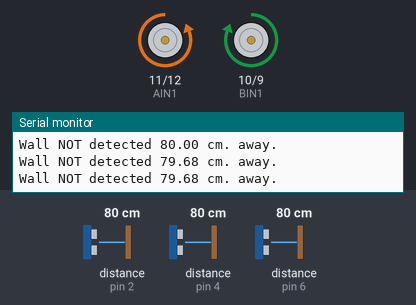
The sketch below on a simulated Arduino Uno, built with avr-gcc and run on an emulated ATmega328P. On the bench: motor-driver pin pairs drawn as motors (green arrow = first pin HIGH = forward, orange = second pin HIGH = backward, longer = more drive, scaled by the enable pin), the last lines printed to the serial monitor. Wiring (inferred from the names in the program): 3 × ultrasonic range finder: trigger pin 3, echo pin 2 / trigger pin 5, echo pin 4 / trigger pin 7, echo pin 6. Inputs (shaded band) come from the test bench; at power-on: distance to the obstacle (sensors on pin 2, pin 4, pin 6) 80 cm. The echo pulse lasts 58.3 µs per cm.

Above: at 0.4 s.
At 3.17 s:
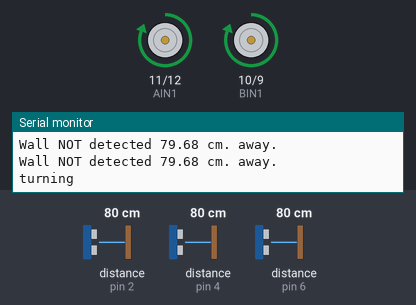
3.2 s: distance to the obstacle (sensor on pin 2) set to 2 cm
At 4.1 s:
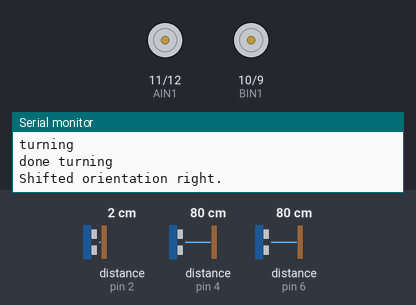
Timing chart, 0 to 14.6 s (numbered marks = the images above; inputs shaded):
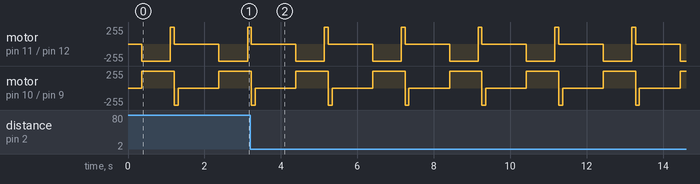

The sketch:

drive_code_improved.ino
```cpp
// PINS
//the right motor will be controlled by the motor A pins on the motor driver
const int PWMA = 13;  //speed control pin on the motor driver for the right motor
const int AIN2 = 12;  //control pin 2 on the motor driver for the right motor
const int AIN1 = 11;  //control pin 1 on the motor driver for the right motor

//the left motor will be controlled by the motor B pins on the motor driver
const int BIN1 = 10;  //control pin 1 on the motor driver for the left motor
const int BIN2 = 9;   //control pin 2 on the motor driver for the left motor
const int PWMB = 8;   //speed control pin on the motor driver for the left motor

const int TRIG_LEFT = 7;
const int ECHO_LEFT = 6;
float distanceLeft;

const int TRIG_FRONT = 5;
const int ECHO_FRONT = 4;
float distanceFront;

const int TRIG_RIGHT = 3;
const int ECHO_RIGHT = 2;
float distanceRight;

const int SWITCH = 1;

// WALLS
bool walls[] = {false, false, false};

// DIRECTIONS
int leftDirection = 0; // -1 for backward, 0 for stopped, 1 for forward
int rightDirection = 0; // -1 for backward, 0 for stopped, 1 for forward
enum Orientation {
  NORTH = 1,
  EAST,
  SOUTH,
  WEST
};
enum Orientation currentOrientation = NORTH;
enum Direction {
  FORWARD = 1,
  LEFT,
  BACKWARD,
  RIGHT,
};

// DISTANCES (Centimeters)
const int CELL_SIZE = 18; // centimeters
const double ROTATION_SIZE = 19.5; // TODO: Fine-tune this number to get it to rotate 90 degrees
const float WALL_DISTANCE_AWAY = 6.0f;
const double SPEED_SOUND = .0343;

// const double POWER_PERCENT = 1;
const double POWER_PERCENT = 0.51; // motors won't run at or below 50%
const double POWER = 255.0*POWER_PERCENT; // this number is 0 - 255, which represents 0% - 100% power
const double RPS = 2.5;
const double RPM = RPS*60.0;
const double SPEED = POWER_PERCENT*RPS; // rotations per second
const double WHEEL_DIAMETER = 6.5; // centimeters
const double WHEEL_CIRCUMFERENCE = PI*WHEEL_DIAMETER; //2*pi*radius = pi*diameter (centimeters)
const double CMPS = SPEED*WHEEL_CIRCUMFERENCE; // centimeters per second
const double SECONDS_PER_CENTIMETER = 1.0/CMPS; // seconds per centimeter

const double DRIVE_TIME_CONST = SECONDS_PER_CENTIMETER*CELL_SIZE*1000;
const double TURN_TIME_CONST = SECONDS_PER_CENTIMETER*ROTATION_SIZE*1000;

const int STOP_DELAY = 100;

// MAP
// TODO: Add map class
bool isAtFinish = false;

bool hasDoneStartThings = false;

void printData() {
  Serial.println("------------------------");
  Serial.print("CELL_SIZE:\t"); Serial.println(CELL_SIZE);
  Serial.print("POWER:\t"); Serial.println(POWER);
  Serial.print("POWER_PERCENT:\t"); Serial.println(POWER_PERCENT);
  Serial.print("RPM:\t"); Serial.println(RPM);
  Serial.print("RPS:\t"); Serial.println(RPS);
  Serial.print("SPEED:\t"); Serial.println(SPEED);
  Serial.print("WHEEL_DIAMETER:\t"); Serial.println(WHEEL_DIAMETER);
  Serial.print("WHEEL_CIRCUMFERENCE:\t"); Serial.println(WHEEL_CIRCUMFERENCE);
  Serial.print("CMPS:\t"); Serial.println(CMPS);
  Serial.print("SECONDS_PER_CENTIMETER:\t"); Serial.println(SECONDS_PER_CENTIMETER);
  Serial.print("DRIVE_TIME_CONST:\t"); Serial.println(DRIVE_TIME_CONST);
  Serial.print("TURN_TIME_CONST:\t"); Serial.println(TURN_TIME_CONST);
  Serial.println("------------------------");
}


/********************************************************************************/
float updateSensor(int TRIG, int ECHO) {
  // Use sensors to recieve a signal
  digitalWrite(TRIG, LOW);
  delayMicroseconds(2);
  digitalWrite(TRIG, HIGH);
  delayMicroseconds(10);
  digitalWrite(TRIG, LOW);

  float duration = pulseIn(ECHO, HIGH);
  return (duration*SPEED_SOUND)/2;
}

void updateAllSensors() {
  distanceLeft = updateSensor(TRIG_LEFT, ECHO_LEFT);
  distanceFront = updateSensor(TRIG_FRONT, ECHO_FRONT);
  distanceRight = updateSensor(TRIG_RIGHT, ECHO_RIGHT);
}

bool detectWall(float distance) {
  bool isWall = distance <= WALL_DISTANCE_AWAY;
  if (isWall) {
    Serial.print("Wall detected ");
  } else {
    Serial.print("Wall NOT detected ");
  }
  Serial.print(distance); Serial.println(" cm. away.");
  return isWall;
}

bool detectWall(int TRIG, int ECHO) {
  return detectWall(updateSensor(TRIG, ECHO));
}

void detectAllWalls() {
  updateAllSensors();
  walls[0] = detectWall(distanceLeft);
  walls[1] = detectWall(distanceFront);
  walls[2] = detectWall(distanceRight);
}

void senseMap() { // TODO: Fill in wall-updating map functions
  updateAllSensors();
  detectAllWalls();
  switch (currentOrientation) {
    case 1: // North
      // update west, north, and east walls
      if (walls[1]) {} // Left wall
      if (walls[2]) {} // Front wall
      if (walls[3]) {} // Right wall
      Serial.println("Facing North");
      break;
    case 2: // East
      // update north, east, and south walls
      if (walls[1]) {} // Left wall
      if (walls[2]) {} // Front wall
      if (walls[3]) {} // Right wall
      Serial.println("Facing East");
      break;
    case 3: // South
      // update west, south, and east walls
      if (walls[1]) {} // Left wall
      if (walls[2]) {} // Front wall
      if (walls[3]) {} // Right wall
      Serial.println("Facing South");
      break;
    case 4: // West
      // update south, west, and east walls
      if (walls[1]) {} // Left wall
      if (walls[2]) {} // Front wall
      if (walls[3]) {} // Right wall
      Serial.println("Facing West");
      break;
    default: // What-
      Serial.println("Where The Heck Are You Oriented");
  }
}

void printDistance(int number, float distance) {
  Serial.print("Distance");
  Serial.print(number);
  Serial.print(": ");
  Serial.print(distance);
  if (detectWall(distance)) {
    Serial.println(" (Too close!)");
  } else {
    Serial.println("");
  }
}

void printAllDistances() {
  Serial.println("------------------ New Loop -------------------");
  printDistance(1, distanceLeft);
  printDistance(2, distanceFront);
  printDistance(3, distanceRight);
}

void rightMotor(int motorPower){
  if (motorPower > 0) { // if the motor should drive forward (positive speed)
    digitalWrite(AIN1, HIGH);
    digitalWrite(AIN2, LOW);
    rightDirection = 1;
  } else if (motorPower < 0) { // if the motor should drive backward (negative speed)
    digitalWrite(AIN1, LOW);
    digitalWrite(AIN2, HIGH);
    rightDirection = -1;
  } else { // if the motor should stop
    // briefly move the motor in the opposite direction to prevent it from drifting after stopping
    if (rightDirection > 0) {
      rightMotor(-POWER/POWER_PERCENT);
    } else if (rightDirection < 0) {
      rightMotor(POWER/POWER_PERCENT);
    }
    delay(STOP_DELAY);
    digitalWrite(AIN1, LOW);
    digitalWrite(AIN2, LOW);
    rightDirection = 0;
  }
  analogWrite(PWMA, abs(motorPower)); // now that the motor direction is set, drive it
}

void leftMotor(int motorPower) { // function for driving the left motor
  if (motorPower > 0) { // if the motor should drive forward (positive speed)
    digitalWrite(BIN1, HIGH);
    digitalWrite(BIN2, LOW);
    leftDirection = 1;
  } else if (motorPower < 0) { // if the motor should drive backward (negative speed)
    digitalWrite(BIN1, LOW);
    digitalWrite(BIN2, HIGH);
    leftDirection = -1;
  } else { // if the motor should stop
    // briefly move the motor in the opposite direction to prevent it from drifting after stopping
    if (leftDirection > 0) {
      leftMotor(-POWER/POWER_PERCENT);
    } else if (leftDirection < 0) {
      leftMotor(POWER/POWER_PERCENT);
    }
    delay(STOP_DELAY);
    digitalWrite(BIN1, LOW);
    digitalWrite(BIN2, LOW);
    leftDirection = 0;
  }
  analogWrite(PWMB, abs(motorPower)); // now that the motor direction is set, drive it at the entered speed
}

void driveForward() {
  rightMotor(POWER);
  leftMotor(POWER);
}
void driveBackward() {
  rightMotor(-POWER);
  leftMotor(-POWER);
}
void turnLeft() {
  rightMotor(POWER);
  leftMotor(-POWER);
}
void turnRight() {
  rightMotor(-POWER);
  leftMotor(POWER);
}
void stopMoving() {
  rightMotor(0);
  leftMotor(0);
}

void driveForwardOneCell() {
  Serial.println("driving");
  driveForward();
  delay(DRIVE_TIME_CONST);
  stopMoving();
  Serial.println("Drove forward one cell.");
}

void shiftOrientation(int direction) { // negative is left, positive is right
  currentOrientation = currentOrientation + direction;
  while (currentOrientation < 1) {
    currentOrientation = currentOrientation + 4;
  }
  while (currentOrientation > 4) {
    currentOrientation = currentOrientation - 4;
  }
}


void turnLeft90Degrees() {
  turnLeft();
  delay(TURN_TIME_CONST);
  stopMoving();
  shiftOrientation(-1);
  Serial.println("Shifted orientation left.");
}

void turnRight90Degrees() {
  Serial.println("turning");
  turnRight();
  delay(TURN_TIME_CONST);
  stopMoving();
  Serial.println("done turning");
  shiftOrientation(1);
  Serial.println("Shifted orientation right.");
}

enum Orientation compareCellOrientation(int hereX, int hereY, int thereX, int thereY) { // tell us which way we need to be oriented to enter the next cell
  enum Orientation goalDirection = NORTH;
  Serial.print("Goal cell is ");
  if (hereX < thereX) { // goal is east
    goalDirection = EAST;
    Serial.println("east.");
  } else if (hereX > thereX) { // goal is west
    goalDirection = WEST;
    Serial.println("west.");
  } else if (hereY < thereY) { // goal is south
    goalDirection = SOUTH;
    Serial.println("south.");
  } else if (hereY > thereY) { // goal is north
    goalDirection = NORTH; // (redundant?)
    Serial.println("north.");
  } else { // goal is the same spot??
    Serial.println("in the same spot?");
  }
  return goalDirection;
}

void driveToNextCell() {
  enum Orientation goalOrientation = compareCellOrientation(0,0,0,1); // TODO: Change this to account for current locations
  while (currentOrientation != goalOrientation) {
    // Serial.print(goalDireciton)
    if ((goalOrientation == currentOrientation + 1 && currentOrientation+1 < 5) ||
        (goalOrientation == NORTH && currentOrientation+1 == 5)) {
      turnRight90Degrees();
    } else {
      turnLeft90Degrees();
    }
  }
  driveForwardOneCell();
}

/********************************************************************************/
void setup() {
  pinMode(LED_BUILTIN, OUTPUT);

  pinMode(SWITCH, INPUT_PULLUP);   //set this as a pullup to sense whether the switch is flipped

  //set the motor control pins as outputs
  pinMode(AIN1, OUTPUT);
  pinMode(AIN2, OUTPUT);
  pinMode(PWMA, OUTPUT);

  pinMode(BIN1, OUTPUT);
  pinMode(BIN2, OUTPUT);
  pinMode(PWMB, OUTPUT);

  pinMode(TRIG_LEFT, OUTPUT);
  pinMode(TRIG_FRONT, OUTPUT);
  pinMode(TRIG_RIGHT, OUTPUT);
	pinMode(ECHO_LEFT, INPUT);
  pinMode(ECHO_FRONT, INPUT);
  pinMode(ECHO_RIGHT, INPUT);

  // If need be, initialize map here

	Serial.begin(9600);
}

void loop() {
  Serial.println("start of loop.");

  if (!hasDoneStartThings) {
    printData();
    hasDoneStartThings = true;
  }

  detectAllWalls();
  // if (!walls[1]) {
  if (true) {
    // driveForwardOneCell();
    // delay(1000);
    turnRight90Degrees();
  }
  delay(1000);
}
```

Measured:
- by itself, motor on pin 11 (AIN1) / pin 12 (AIN2): repeats every 2.0 s: backward 255/255 0.75 s, forward 255/255 0.10 s, stopped 1.2 s
- by itself, motor on pin 10 (BIN1) / pin 9 (BIN2): repeats every 2.0 s: stopped 1.1 s, forward 255/255 0.85 s, backward 255/255 0.10 s
